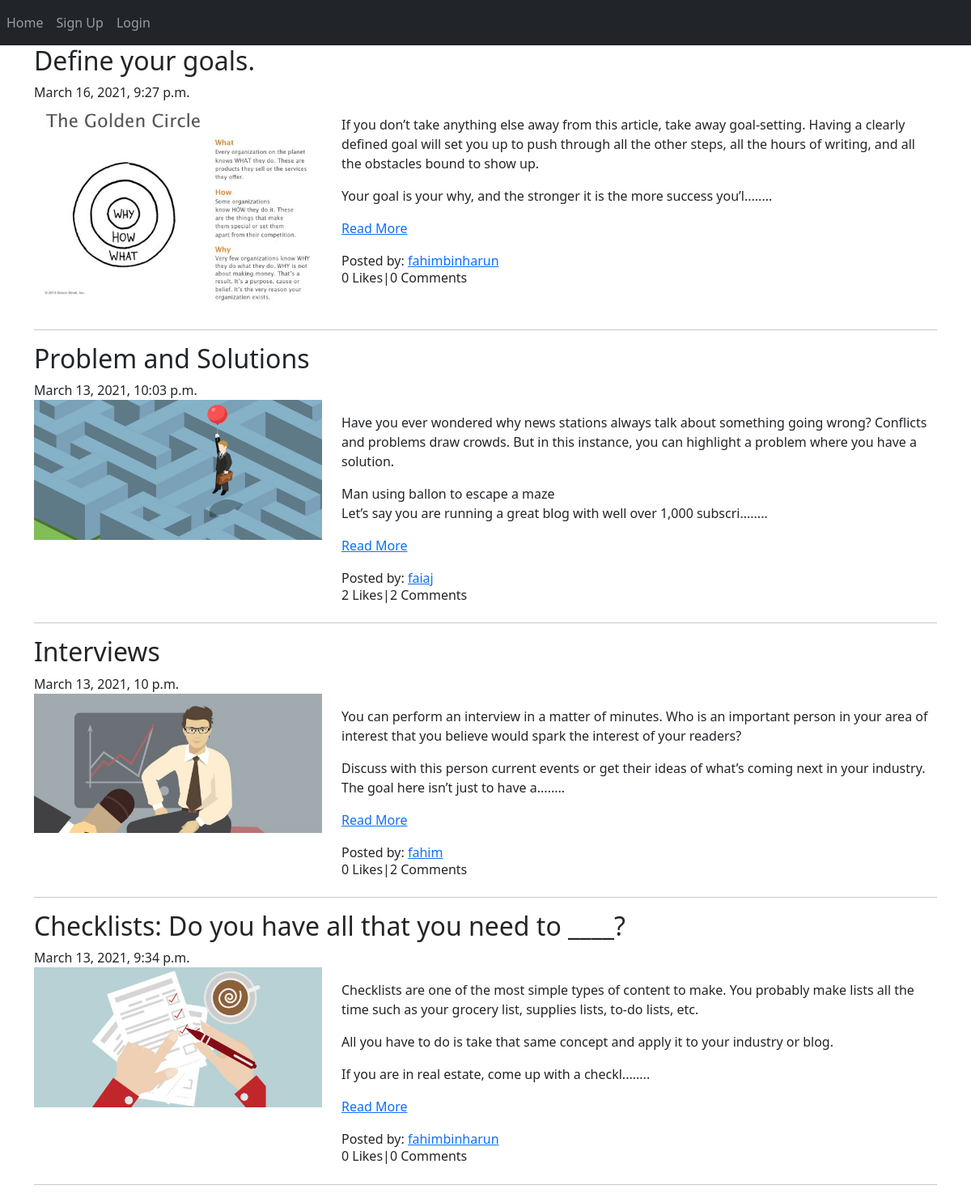
Screenshot of /blog/ with the database file from the repository.
### App_Blog/models.py (models this page shows, shortened)
class Blog(models.Model):
    author = models.ForeignKey(User, on_delete=models.CASCADE, related_name='post_author')
    blog_title = models.CharField(max_length=264, verbose_name="Put a Title")
    slug = models.SlugField(max_length=264, unique=True)
    blog_content = models.TextField(verbose_name="What is on your Mind ")
    blog_image = models.ImageField(upload_to='blog_image', verbose_name='Image')
    publish_date = models.DateTimeField(auto_now_add=True)
    update_date = models.DateTimeField(auto_now_add=True)

### App_Blog/views.py (the view)
# urls.py: path('', views.BlogList.as_view(), name='blog_list'),
class BlogList(ListView):
    context_object_name = 'blogs'
    model = Blog
    template_name = 'App_Blog/blog_list.html'
    queryset = Blog.objects.order_by('-publish_date')

### App_Blog/templatetags/custom_filters.py (called while the page is built)
def range_filter(value):
    return value[0:300] + "........"

### templates/App_Blog/blog_list.html (shortened to what this page needs)
{% extends 'base.html'%}
{% load custom_filters %}
{% block body %}
{% for blog in blogs %}
<h2>{{ blog.blog_title}}</h2>
{{ blog.publish_date}}
<div class="row">
    <div class="col-sm-4">
        <img src="/media/{{ blog.blog_image }}" alt="{{ blog.blog_title }}" width="100%">
    </div>
    <div class="col-sm-8">
        <p>{{ blog.blog_content|range_filter|linebreaks }} <a href="{% url 'App_Blog:blog_details' slug=blog.slug %}">Read More</a></p>
        Posted by: <a href="#">{{ blog.author }}</a>
        <h6>{{ blog.blog_liked.count }} Likes|{{ blog.blog_comment.count }} Comments</h6>
    </div>
</div>
<hr>
{% endfor %}
{% endblock %}

### templates/base.html (shortened to what this page needs)
<!doctype html>
<html lang="en">
  <head>
    <link href="https://cdn.jsdelivr.net/npm/bootstrap@5.0.0-beta2/dist/css/bootstrap.min.css" rel="stylesheet">
  </head>
  <body>
      <nav class="navbar navbar-expand-lg navbar-dark bg-dark">
      <div class="collapse navbar-collapse " id="navbarSupportedContent">
        <ul class="navbar-nav mr-auto">
          <li class="nav-item active">
            <a class="nav-link" href="{% url 'index'%}">Home</a>
          </li>
            {% if user.is_authenticated %}
            <li class="nav-item">
            <a class="nav-link" href="{% url 'App_Login:profile'%}">Your Profile </a>
            </li>
            <li class="nav-item">
              <a class="nav-link" href="{% url 'App_Blog:create_blog'%}">Add Blog </a>
            </li>
          <li class="nav-item">
              <a class="nav-link" href="{% url 'App_Blog:my_blogs'%}">My Blogs </a>
            </li>
            <li class="nav-item">
            <a class="nav-link" href="{% url 'App_Login:logout'%}">Logout </a>
            </li>
            {% else %}
            <li class="nav-item">
            <a class="nav-link" href="{% url 'App_Login:signup'%}">Sign Up </a>
          </li>
            <li class="nav-item">
            <a class="nav-link" href="{% url 'App_Login:login'%}">Login </a>
          </li>
           {% endif %}
        </ul>
      </div>
    </nav>
    <div class="container">
        {% block body %}
        {% endblock %}
    </div>
  </body>
</html>

### rows the page displays
Blog: blog_title "Define your goals.", publish_date "March 16, 2021, 9:27 p.m.", blog_image (picture), blog_content|range_filter "If you don’t take anything else away from this article, take away goal-setting. Having a clearly defined goal will set you up to push through all the other steps, all the hours of writing, and all the obstacles bound to show up. Your goal is your why, and the stronger it is the more success you’l........", author "fahimbinharun", blog_liked.count "0", blog_comment.count "0"
Blog: blog_title "Problem and Solutions", publish_date "March 13, 2021, 10:03 p.m.", blog_image (picture), blog_content|range_filter "Have you ever wondered why news stations always talk about something going wrong? Conflicts and problems draw crowds. But in this instance, you can highlight a problem where you have a solution. Man using ballon to escape a maze Let’s say you are running a great blog with well over 1,000 subscri........", author "faiaj", blog_liked.count "2", blog_comment.count "2"
Blog: blog_title "Interviews", publish_date "March 13, 2021, 10 p.m.", blog_image (picture), blog_content|range_filter "You can perform an interview in a matter of minutes. Who is an important person in your area of interest that you believe would spark the interest of your readers? Discuss with this person current events or get their ideas of what’s coming next in your industry. The goal here isn’t just to have a........", author "fahim", blog_liked.count "0", blog_comment.count "2"
Blog: blog_title "Checklists: Do you have all that you need to ____?", publish_date "March 13, 2021, 9:34 p.m.", blog_image (picture), blog_content|range_filter "Checklists are one of the most simple types of content to make. You probably make lists all the time such as your grocery list, supplies lists, to-do lists, etc. All you have to do is take that same concept and apply it to your industry or blog. If you are in real estate, come up with a checkl........", author "fahimbinharun", blog_liked.count "0", blog_comment.count "0"
